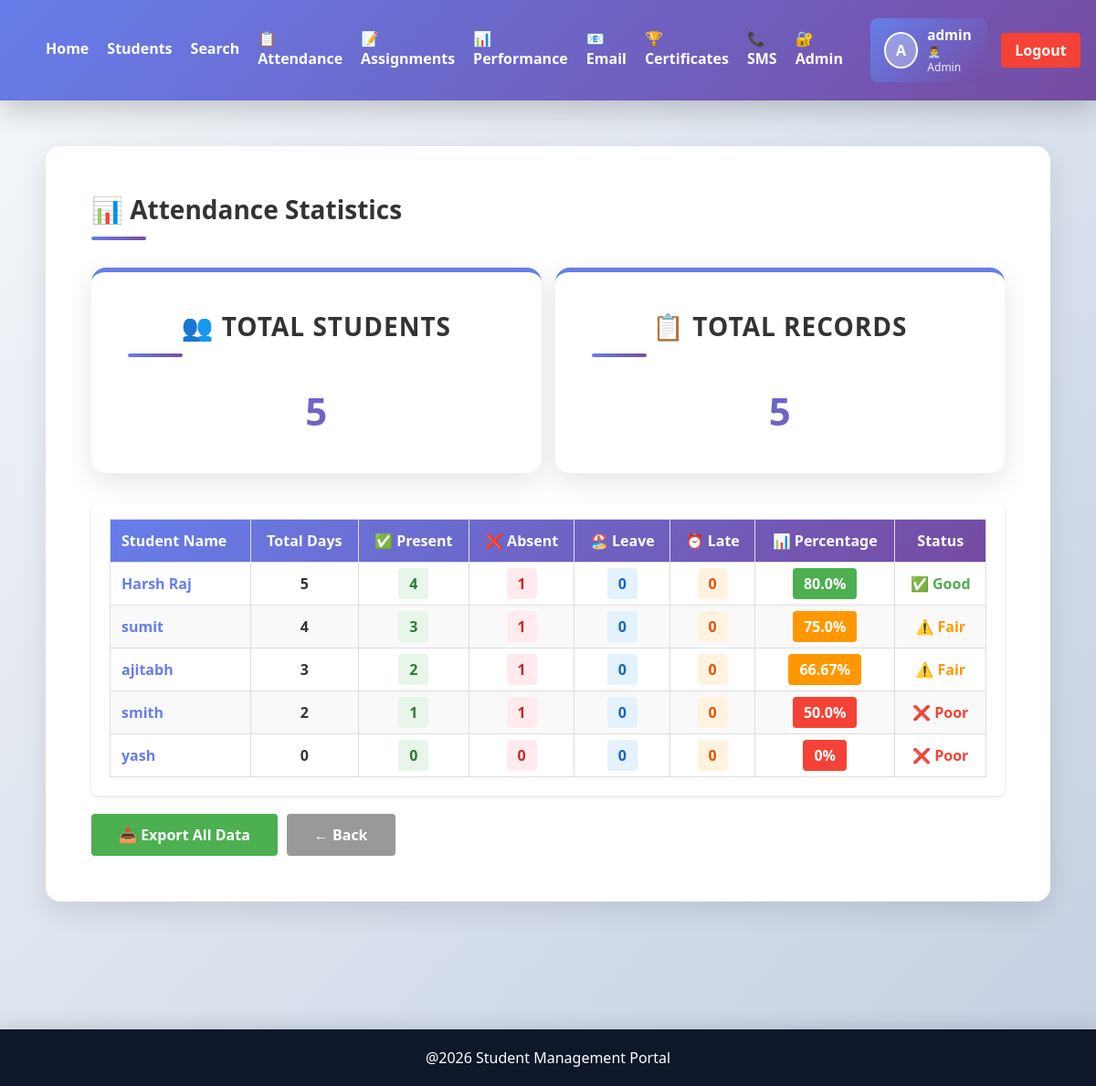
/attendance-statistics/ (signed in), run on the app's committed database.
### students/models.py (models this page shows, shortened)
class Student(models.Model):
    name = models.CharField(max_length=100)
    course = models.CharField(max_length=100)
    marks = models.IntegerField()
    age = models.IntegerField(default=18)
    profile_pic = models.ImageField(upload_to='profiles/', blank=True, null=True)

### students/views.py (the view)
# urls.py: path('attendance-statistics/', views.attendance_statistics, name='attendance_statistics'),
@login_required(login_url='login')
def attendance_statistics(request):
    students = Student.objects.all()
    stats = []
    for student in students:
        total = Attendance.objects.filter(student=student).count()
        present = Attendance.objects.filter(student=student, status='present').count()
        absent = Attendance.objects.filter(student=student, status='absent').count()
        leave = Attendance.objects.filter(student=student, status='leave').count()
        late = Attendance.objects.filter(student=student, status='late').count()
        percentage = (present / total * 100) if total > 0 else 0
        stats.append({
            'student': student,
            'total': total,
            'present': present,
            'absent': absent,
            'leave': leave,
            'late': late,
            'percentage': round(percentage, 2),
        })
    data = {
        'stats': stats,
        'total_students': len(students),
    }
    return render(request, 'attendance_statistics.html', data)

### students/templates/attendance_statistics.html
{% extends 'base.html' %}
{% block content %}
<section class="content-section">
    <h2>📊 Attendance Statistics</h2>
    <div style="display: grid; grid-template-columns: repeat(auto-fit, minmax(200px, 1fr)); gap: 15px; margin-bottom: 30px;">
        <div class="stat-card">
            <h3>👥 Total Students</h3>
            <p class="stat-number">{{ total_students }}</p>
        </div>
        <div class="stat-card">
            <h3>📋 Total Records</h3>
            <p class="stat-number">{{ stats|length }}</p>
        </div>
    </div>
    <div style="background: white; padding: 20px; border-radius: 8px; box-shadow: 0 2px 4px rgba(0,0,0,0.1); overflow-x: auto;">
        <table style="width: 100%; border-collapse: collapse;">
            <thead>
                <tr style="background: linear-gradient(135deg, #667eea, #764ba2); color: white;">
                    <th style="padding: 12px; text-align: left; border: 1px solid #ddd;">Student Name</th>
                    <th style="padding: 12px; text-align: center; border: 1px solid #ddd;">Total Days</th>
                    <th style="padding: 12px; text-align: center; border: 1px solid #ddd;">✅ Present</th>
                    <th style="padding: 12px; text-align: center; border: 1px solid #ddd;">❌ Absent</th>
                    <th style="padding: 12px; text-align: center; border: 1px solid #ddd;">🏖️ Leave</th>
                    <th style="padding: 12px; text-align: center; border: 1px solid #ddd;">⏰ Late</th>
                    <th style="padding: 12px; text-align: center; border: 1px solid #ddd;">📊 Percentage</th>
                    <th style="padding: 12px; text-align: center; border: 1px solid #ddd;">Status</th>
                </tr>
            </thead>
            <tbody>
                {% for stat in stats %}
                    <tr style="border: 1px solid #ddd; {% cycle 'background: white;' 'background: #f9f9f9;' %}">
                        <td style="padding: 12px; border: 1px solid #ddd; font-weight: 600;">
                            <a href="{% url 'attendance_report' stat.student.id %}" style="color: #667eea; text-decoration: none;">
                                {{ stat.student.name }}
                            </a>
                        </td>
                        <td style="padding: 12px; border: 1px solid #ddd; text-align: center; font-weight: 600;">{{ stat.total }}</td>
                        <td style="padding: 12px; border: 1px solid #ddd; text-align: center;">
                            <span style="background: #e8f5e9; color: #2e7d32; padding: 6px 12px; border-radius: 4px; font-weight: 600;">{{ stat.present }}</span>
                        </td>
                        <td style="padding: 12px; border: 1px solid #ddd; text-align: center;">
                            <span style="background: #ffebee; color: #c62828; padding: 6px 12px; border-radius: 4px; font-weight: 600;">{{ stat.absent }}</span>
                        </td>
                        <td style="padding: 12px; border: 1px solid #ddd; text-align: center;">
                            <span style="background: #e3f2fd; color: #1565c0; padding: 6px 12px; border-radius: 4px; font-weight: 600;">{{ stat.leave }}</span>
                        </td>
                        <td style="padding: 12px; border: 1px solid #ddd; text-align: center;">
                            <span style="background: #fff3e0; color: #e65100; padding: 6px 12px; border-radius: 4px; font-weight: 600;">{{ stat.late }}</span>
                        </td>
                        <td style="padding: 12px; border: 1px solid #ddd; text-align: center; font-weight: 700;">
                            <span style="background: {% if stat.percentage >= 80 %}#4caf50{% elif stat.percentage >= 60 %}#ff9800{% else %}#f44336{% endif %}; color: white; padding: 6px 12px; border-radius: 4px;">
                                {{ stat.percentage }}%
                            </span>
                        </td>
                        <td style="padding: 12px; border: 1px solid #ddd; text-align: center;">
                            {% if stat.percentage >= 80 %}
                                <span style="color: #4caf50; font-weight: 600;">✅ Good</span>
                            {% elif stat.percentage >= 60 %}
                                <span style="color: #ff9800; font-weight: 600;">⚠️ Fair</span>
                            {% else %}
                                <span style="color: #f44336; font-weight: 600;">❌ Poor</span>
                            {% endif %}
                        </td>
                    </tr>
                {% empty %}
                    <tr>
                        <td colspan="8" style="padding: 30px; text-align: center; color: #666;">No attendance data available</td>
                    </tr>
                {% endfor %}
            </tbody>
        </table>
    </div>
    <div style="display: flex; gap: 10px; margin-top: 20px;">
        <a href="{% url 'export_attendance' %}" style="padding: 12px 30px; background: #4caf50; color: white; border-radius: 4px; text-decoration: none; font-weight: 600;">📥 Export All Data</a>
        <a href="{% url 'attendance' %}" style="padding: 12px 30px; background: #999; color: white; border-radius: 4px; text-decoration: none; font-weight: 600;">← Back</a>
    </div>
</section>
{% endblock %}

### students/templates/base.html (shortened to what this page needs)
{% load student_extras %}
{% load static %}
<!DOCTYPE html>
<html>
    <head>
        <link rel="stylesheet" href="{%static 'css/style.css'%}">
    </head>
    <body>
        <header class="navbar">
            <nav style="display: flex; justify-content: space-between; align-items: center;">
                <div style="display: flex; gap: 20px; align-items: center;">
                    <a href="{% url 'home' %}">Home</a>
                    <a href="{% url 'students' %}">Students</a>
                    <a href="{% url 'search' %}">Search</a>
                    <a href="{% url 'attendance' %}">📋 Attendance</a>
                    <a href="{% url 'assignments' %}">📝 Assignments</a>
                    <a href="{% url 'performance_charts' %}">📊 Performance</a>
                    {% if user.is_staff or user.is_superuser %}
                        <a href="{% url 'email_notifications' %}">📧 Email</a>
                        <a href="{% url 'certificates' %}">🏆 Certificates</a>
                        <a href="{% url 'sms_alerts' %}">📞 SMS</a>
                        <a href="{% url 'admin_panel' %}">🔐 Admin</a>
                    {% endif %}
                </div>
                <div style="display: flex; align-items: center; gap: 15px;">
                    {% if user.is_authenticated %}
                        {% with admin_user=user %}
                            {% if user.is_staff or user.is_superuser %}
                                <div style="display: flex; align-items: center; gap: 10px; padding: 8px 15px; background: linear-gradient(135deg, #667eea, #764ba2); border-radius: 8px; color: white;">
                                    {% with profile=admin_user.student_set.first %}
                                        {% if profile.profile_pic %}
                                            <img src="{{ profile.profile_pic.url }}" alt="{{ admin_user.username }}" style="width: 40px; height: 40px; border-radius: 50%; object-fit: cover; border: 2px solid white;">
                                        {% else %}
                                            <div style="width: 40px; height: 40px; border-radius: 50%; background: rgba(255,255,255,0.3); display: flex; align-items: center; justify-content: center; font-weight: bold; border: 2px solid white;">
                                                {{ admin_user.first_name|first|upper|default:admin_user.username|first|upper }}
                                            </div>
                                        {% endif %}
                                    {% endwith %}
                                    <div>
                                        <div style="font-weight: 600; font-size: 0.95em;">{{ admin_user.first_name|default:admin_user.username }}</div>
                                        <div style="font-size: 0.75em; opacity: 0.9;">👨‍💼 Admin</div>
                                    </div>
                                </div>
                            {% endif %}
                        {% endwith %}
                        <a href="{% url 'logout' %}" style="padding: 8px 15px; background: #f44336; color: white; border-radius: 4px; text-decoration: none; font-weight: 600;">Logout</a>
                    {% else %}
                        <a href="{% url 'login' %}">Login</a>
                    {% endif %}
                </div>
            </nav>
        </header>
        <div class="container">
            {% block content %}
            {% endblock %}
        </div>
        <footer class="footer">
            <p>@2026 Student Management Portal</p>
        </footer>
    </body>
</html>

### students/static/css/style.css (style rules this page uses)
* { margin: 0; padding: 0; box-sizing: border-box; }
body { font-family: 'Segoe UI', 'Roboto', Tahoma, Geneva, Verdana, sans-serif; background: linear-gradient(135deg, #f5f7fa 0%, #c3cfe2 100%); min-height: 100vh; color: #333; }
.navbar { background: linear-gradient(135deg, #667eea 0%, #764ba2 100%); color: white; display: flex; justify-content: space-between; align-items: center; padding: 20px 50px; box-shadow: 0 10px 30px rgba(0, 0, 0, 0.2); position: sticky; top: 0; z-index: 100; }
nav { display: flex; gap: 30px; }
.navbar a { color: white; text-decoration: none; font-weight: 600; transition: all 0.3s ease; position: relative; padding-bottom: 5px; }
.navbar a::after { content: ''; position: absolute; bottom: 0; left: 0; width: 0; height: 2px; background: #fbbf24; transition: width 0.3s ease; }
.container { padding: 50px; max-width: 1400px; margin: 0 auto; }
.stat-card { background: white; padding: 40px; border-radius: 16px; box-shadow: 0 10px 30px rgba(0, 0, 0, 0.1); text-align: center; border-top: 5px solid #667eea; transition: all 0.3s cubic-bezier(0.4, 0, 0.2, 1); position: relative; overflow: hidden; }
.stat-card::before { content: ''; position: absolute; top: 0; left: -100%; width: 100%; height: 100%; background: linear-gradient(90deg, transparent, rgba(255, 255, 255, 0.3), transparent); transition: left 0.5s; }
.stat-card h3 { color: #666; margin: 0 0 15px 0; font-size: 16px; font-weight: 600; text-transform: uppercase; letter-spacing: 1px; }
.stat-number { background: linear-gradient(135deg, #667eea, #764ba2); -webkit-background-clip: text; background-clip: text; -webkit-text-fill-color: transparent; font-size: 42px; font-weight: 800; margin: 0; }
.content-section { background: white; padding: 50px; margin-bottom: 40px; border-radius: 16px; box-shadow: 0 10px 30px rgba(0, 0, 0, 0.1); }
.content-section h2, .content-section h3 { color: #333; margin-top: 0; margin-bottom: 30px; font-size: 28px; font-weight: 700; position: relative; padding-bottom: 15px; }
.content-section h2::after, .content-section h3::after { content: ''; position: absolute; bottom: 0; left: 0; width: 60px; height: 4px; background: linear-gradient(135deg, #667eea, #764ba2); border-radius: 2px; }
.footer { background: linear-gradient(135deg, #667eea, #764ba2); color: white; text-align: center; padding: 30px; margin-top: 60px; box-shadow: 0 -5px 20px rgba(0, 0, 0, 0.1); }
.footer p { margin: 0; font-weight: 500; }
.footer { text-align:center; background:#0f172a; color:white; padding:20px; margin-top:50px; }

### data on the page
Student: student.name "Harsh Raj", total "5", present "4", absent "1", leave "0", late "0", percentage "80.0", shows "✅ Good"
Student: student.name "sumit", total "4", present "3", absent "1", leave "0", late "0", percentage "75.0", shows "⚠️ Fair"
Student: student.name "ajitabh", total "3", present "2", absent "1", leave "0", late "0", percentage "66.67", shows "⚠️ Fair"
Student: student.name "smith", total "2", present "1", absent "1", leave "0", late "0", percentage "50.0", shows "❌ Poor"
Student: student.name "yash", total "0", present "0", absent "0", leave "0", late "0", percentage "0", shows "❌ Poor"

### other printed values
{{ admin_user.first_name|default:admin_user.username }} "admin"
{{ total_students }} "5"
{{ stats|length }} "5"
